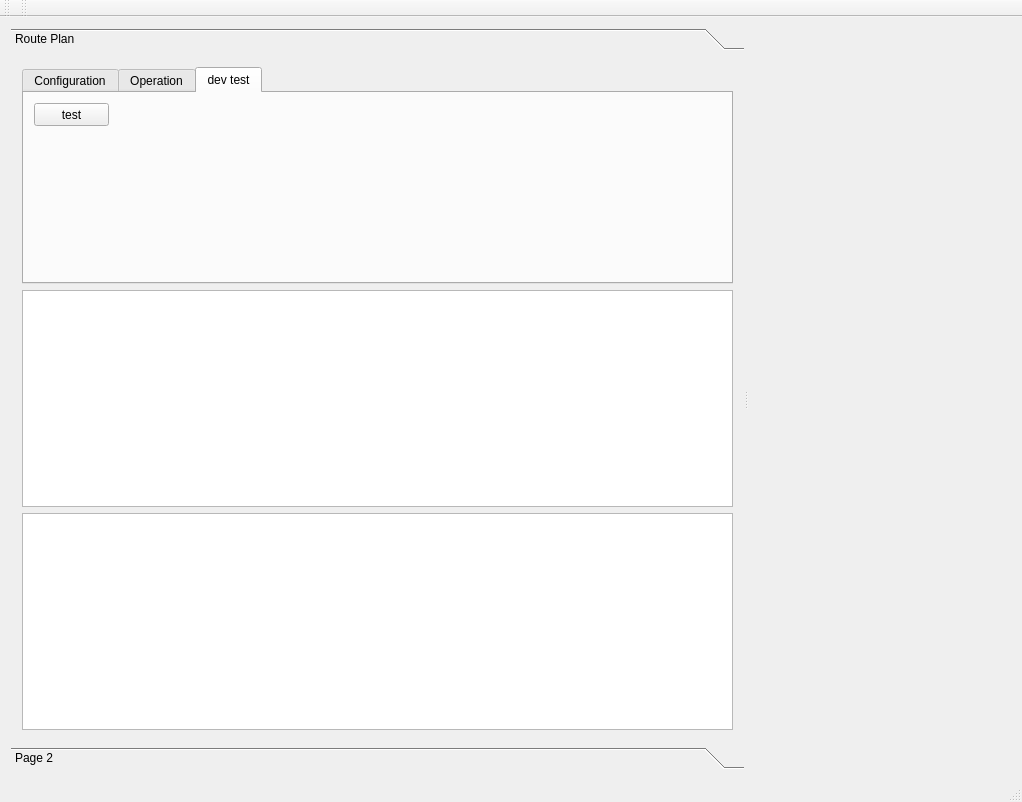
<?xml version="1.0" encoding="UTF-8"?>
<ui version="4.0">
 <class>QIteWindowClass</class>
 <widget class="QMainWindow" name="QIteWindowClass">
  <property name="geometry">
   <rect>
    <x>0</x>
    <y>0</y>
    <width>1022</width>
    <height>802</height>
   </rect>
  </property>
  <property name="windowTitle">
   <string>QIteWindow</string>
  </property>
  <widget class="QWidget" name="centralWidget">
   <layout class="QHBoxLayout" name="horizontalLayout">
    <item>
     <widget class="QSplitter" name="splitter">
      <property name="orientation">
       <enum>Qt::Horizontal</enum>
      </property>
      <widget class="QToolBox" name="toolBox">
       <property name="currentIndex">
        <number>0</number>
       </property>
       <widget class="QWidget" name="page">
        <property name="geometry">
         <rect>
          <x>0</x>
          <y>0</y>
          <width>732</width>
          <height>675</height>
         </rect>
        </property>
        <attribute name="label">
         <string>Route Plan</string>
        </attribute>
        <layout class="QVBoxLayout" name="verticalLayout">
         <item>
          <widget class="QTabWidget" name="tabWidget">
           <property name="currentIndex">
            <number>2</number>
           </property>
           <widget class="QWidget" name="tab">
            <attribute name="title">
             <string>Configuration</string>
            </attribute>
           </widget>
           <widget class="QWidget" name="tab_2">
            <attribute name="title">
             <string>Operation</string>
            </attribute>
           </widget>
           <widget class="QWidget" name="tab_3">
            <attribute name="title">
             <string>dev test</string>
            </attribute>
            <widget class="QPushButton" name="routePlanDevTestBtn">
             <property name="geometry">
              <rect>
               <x>10</x>
               <y>10</y>
               <width>75</width>
               <height>23</height>
              </rect>
             </property>
             <property name="text">
              <string>test</string>
             </property>
            </widget>
           </widget>
          </widget>
         </item>
         <item>
          <widget class="QListWidget" name="listWidget"/>
         </item>
         <item>
          <widget class="QListWidget" name="listWidget_2"/>
         </item>
        </layout>
       </widget>
       <widget class="QWidget" name="page_2">
        <property name="geometry">
         <rect>
          <x>0</x>
          <y>0</y>
          <width>732</width>
          <height>675</height>
         </rect>
        </property>
        <attribute name="label">
         <string>Page 2</string>
        </attribute>
       </widget>
      </widget>
      <widget class="QMapWidget" name="widget" native="true"/>
     </widget>
    </item>
   </layout>
  </widget>
  <widget class="QMenuBar" name="menuBar">
   <property name="geometry">
    <rect>
     <x>0</x>
     <y>0</y>
     <width>1022</width>
     <height>23</height>
    </rect>
   </property>
  </widget>
  <widget class="QToolBar" name="mainToolBar">
   <attribute name="toolBarArea">
    <enum>TopToolBarArea</enum>
   </attribute>
   <attribute name="toolBarBreak">
    <bool>false</bool>
   </attribute>
  </widget>
  <widget class="QStatusBar" name="statusBar"/>
  <widget class="QToolBar" name="toolBar">
   <property name="windowTitle">
    <string>toolBar</string>
   </property>
   <attribute name="toolBarArea">
    <enum>TopToolBarArea</enum>
   </attribute>
   <attribute name="toolBarBreak">
    <bool>false</bool>
   </attribute>
  </widget>
 </widget>
 <layoutdefault spacing="6" margin="11"/>
 <customwidgets>
  <customwidget>
   <class>QMapWidget</class>
   <extends>QWidget</extends>
   <header location="global">qmapwidget.h</header>
   <container>1</container>
   <slots>
    <signal>loadCameraFailed()</signal>
    <signal>changeAngle(int)</signal>
    <slot>setMapShow(bool)</slot>
    <slot>setRoadShow(bool)</slot>
    <slot>openInGoogleMap()</slot>
    <slot>setStart()</slot>
    <slot>setEnd()</slot>
    <slot>setWayPoint()</slot>
    <slot>copyRoutePlan()</slot>
    <slot>pasteInformation()</slot>
    <slot>jumpToCity(QTreeWidgetItem*)</slot>
    <slot>jumpToManeuver(QListWidgetItem*)</slot>
    <slot>setRoadDrawingNormal()</slot>
    <slot>setRoadDrawingByPriority()</slot>
    <slot>setRoadDrawingByUsage()</slot>
    <slot>copyWorldCenter()</slot>
    <slot>removeFromRoutePlan()</slot>
    <slot>clearSearchResult()</slot>
    <slot>jumpToPoi(QListWidgetItem*)</slot>
    <slot>setDrawManeuverOnMapFlag(bool)</slot>
    <slot>setPoiShow(bool)</slot>
    <slot>loadFavorites()</slot>
    <slot>openInOpenStreetMap()</slot>
    <slot>setSearchedSegmentsShow(bool)</slot>
    <slot>getCentralPoi()</slot>
    <slot>jumpToRoutePlanItem(QListWidgetItem*)</slot>
    <slot>setSelectCameraState(bool)</slot>
    <slot>setRoadDetailLayer()</slot>
    <slot>setRoadMiddleLayer()</slot>
    <slot>setRoadSuperlinkLayer()</slot>
    <slot>setCarAngle(int)</slot>
    <slot>filterCamera(int)</slot>
    <slot>displayReportCamera(bool)</slot>
    <slot>elevationUp()</slot>
    <slot>elevationDown()</slot>
    <slot>selectDSegment()</slot>
    <slot>setDrawManeuverPosOnMapFlag(bool)</slot>
    <slot>keepNorthUp(bool)</slot>
    <slot>setRouteResultsShow(bool)</slot>
    <slot>openInSosoMap()</slot>
    <slot>copyViewport()</slot>
    <slot>displayTrafficLight(bool)</slot>
    <slot>useSouthernDialect(bool)</slot>
    <slot>appendDestinationOrientation(bool)</slot>
    <slot>addExpectedWayPoint()</slot>
    <slot>setRoadDrawingByLayer()</slot>
    <slot>showNdsChangeArea(int)</slot>
    <slot>showNdsChangeBorder(int)</slot>
    <slot>filterNdsChangeListByLevel(QString)</slot>
    <slot>setAvoidedSegmentsShow(bool)</slot>
    <slot>openInBaiduMap()</slot>
    <slot>setRoadDrawingBySlopeSource()</slot>
    <slot>setRoadDrawingByTi()</slot>
   </slots>
  </customwidget>
 </customwidgets>
 <resources/>
 <connections>
  <connection>
   <sender>routePlanDevTestBtn</sender>
   <signal>clicked()</signal>
   <receiver>QIteWindowClass</receiver>
   <slot>onRoutePlanDevTestBtnClicked()</slot>
   <hints>
    <hint type="sourcelabel">
     <x>77</x>
     <y>123</y>
    </hint>
    <hint type="destinationlabel">
     <x>133</x>
     <y>-9</y>
    </hint>
   </hints>
  </connection>
 </connections>
 <slots>
  <slot>onRoutePlanDevTestBtnClicked()</slot>
 </slots>
</ui>
